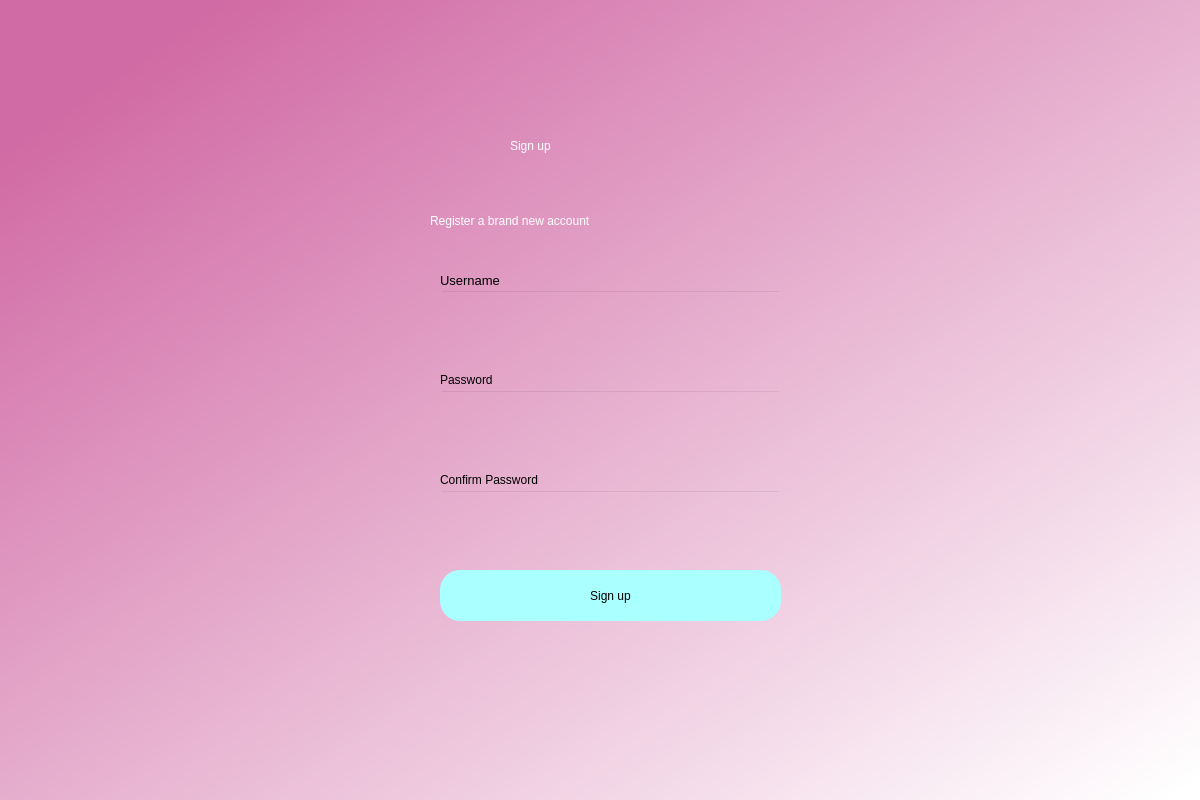
<?xml version="1.0" encoding="UTF-8"?>
<ui version="4.0">
 <class>Dialog</class>
 <widget class="QDialog" name="Dialog">
  <property name="geometry">
   <rect>
    <x>0</x>
    <y>0</y>
    <width>1200</width>
    <height>800</height>
   </rect>
  </property>
  <property name="windowTitle">
   <string>Dialog</string>
  </property>
  <widget class="QWidget" name="bgwidget" native="true">
   <property name="geometry">
    <rect>
     <x>0</x>
     <y>0</y>
     <width>1201</width>
     <height>801</height>
    </rect>
   </property>
   <property name="styleSheet">
    <string notr="true">QWidget#bgwidget{
background-color:qlineargradient(spread:pad, x1:0.091, y1:0.101636, x2:0.991379, y2:0.977, stop:0 rgba(209, 107, 165, 255), stop:1 rgba(255, 255, 255, 255));}</string>
   </property>
   <widget class="QLabel" name="label">
    <property name="geometry">
     <rect>
      <x>510</x>
      <y>110</y>
      <width>211</width>
      <height>71</height>
     </rect>
    </property>
    <property name="styleSheet">
     <string notr="true">font: 36pt &quot;MS Shell Dlg 2&quot;; color:rgb(255, 255, 255)</string>
    </property>
    <property name="text">
     <string>Sign up</string>
    </property>
   </widget>
   <widget class="QLabel" name="label_2">
    <property name="geometry">
     <rect>
      <x>430</x>
      <y>200</y>
      <width>381</width>
      <height>41</height>
     </rect>
    </property>
    <property name="styleSheet">
     <string notr="true">font: 16pt &quot;MS Shell Dlg 2&quot;;color:rgb(255, 255, 255)</string>
    </property>
    <property name="text">
     <string>Register a brand new account</string>
    </property>
   </widget>
   <widget class="QPushButton" name="btnSingup">
    <property name="geometry">
     <rect>
      <x>440</x>
      <y>570</y>
      <width>341</width>
      <height>51</height>
     </rect>
    </property>
    <property name="styleSheet">
     <string notr="true">border-radius:20px;
background-color: rgb(170, 255, 255);
font: 14pt &quot;MS Shell Dlg 2&quot;;</string>
    </property>
    <property name="text">
     <string>Sign up</string>
    </property>
   </widget>
   <widget class="QLineEdit" name="txtUserName">
    <property name="geometry">
     <rect>
      <x>440</x>
      <y>290</y>
      <width>341</width>
      <height>51</height>
     </rect>
    </property>
    <property name="styleSheet">
     <string notr="true">background-color:rgba(0,0,0,0);
font: 12pt &quot;MS Shell Dlg 2&quot;;</string>
    </property>
   </widget>
   <widget class="QLineEdit" name="txtPassword">
    <property name="geometry">
     <rect>
      <x>440</x>
      <y>390</y>
      <width>341</width>
      <height>51</height>
     </rect>
    </property>
    <property name="styleSheet">
     <string notr="true">background-color:rgba(0,0,0,0);
font: 12pt &quot;MS Shell Dlg 2&quot;;</string>
    </property>
    <property name="echoMode">
     <enum>QLineEdit::Password</enum>
    </property>
   </widget>
   <widget class="QLabel" name="label_3">
    <property name="geometry">
     <rect>
      <x>440</x>
      <y>270</y>
      <width>81</width>
      <height>20</height>
     </rect>
    </property>
    <property name="font">
     <font>
      <family>MS Shell Dlg 2</family>
      <pointsize>10</pointsize>
      <weight>50</weight>
      <italic>false</italic>
      <bold>false</bold>
     </font>
    </property>
    <property name="styleSheet">
     <string notr="true">font: 10pt &quot;MS Shell Dlg 2&quot;;</string>
    </property>
    <property name="text">
     <string>Username</string>
    </property>
   </widget>
   <widget class="QLabel" name="label_4">
    <property name="geometry">
     <rect>
      <x>440</x>
      <y>370</y>
      <width>81</width>
      <height>20</height>
     </rect>
    </property>
    <property name="styleSheet">
     <string notr="true">font: 10pt &quot;MS Shell Dlg 2&quot;;</string>
    </property>
    <property name="text">
     <string>Password</string>
    </property>
   </widget>
   <widget class="QLabel" name="error">
    <property name="geometry">
     <rect>
      <x>440</x>
      <y>540</y>
      <width>341</width>
      <height>20</height>
     </rect>
    </property>
    <property name="styleSheet">
     <string notr="true">font: 12pt &quot;MS Shell Dlg 2&quot;; color:red;</string>
    </property>
    <property name="text">
     <string/>
    </property>
   </widget>
   <widget class="QLabel" name="label_5">
    <property name="geometry">
     <rect>
      <x>440</x>
      <y>470</y>
      <width>141</width>
      <height>20</height>
     </rect>
    </property>
    <property name="styleSheet">
     <string notr="true">font: 10pt &quot;MS Shell Dlg 2&quot;;</string>
    </property>
    <property name="text">
     <string>Confirm Password</string>
    </property>
   </widget>
   <widget class="QLineEdit" name="txtConfirmPassword">
    <property name="geometry">
     <rect>
      <x>440</x>
      <y>490</y>
      <width>341</width>
      <height>51</height>
     </rect>
    </property>
    <property name="styleSheet">
     <string notr="true">background-color:rgba(0,0,0,0);
font: 12pt &quot;MS Shell Dlg 2&quot;;</string>
    </property>
    <property name="echoMode">
     <enum>QLineEdit::Password</enum>
    </property>
   </widget>
  </widget>
 </widget>
 <resources/>
 <connections/>
</ui>
